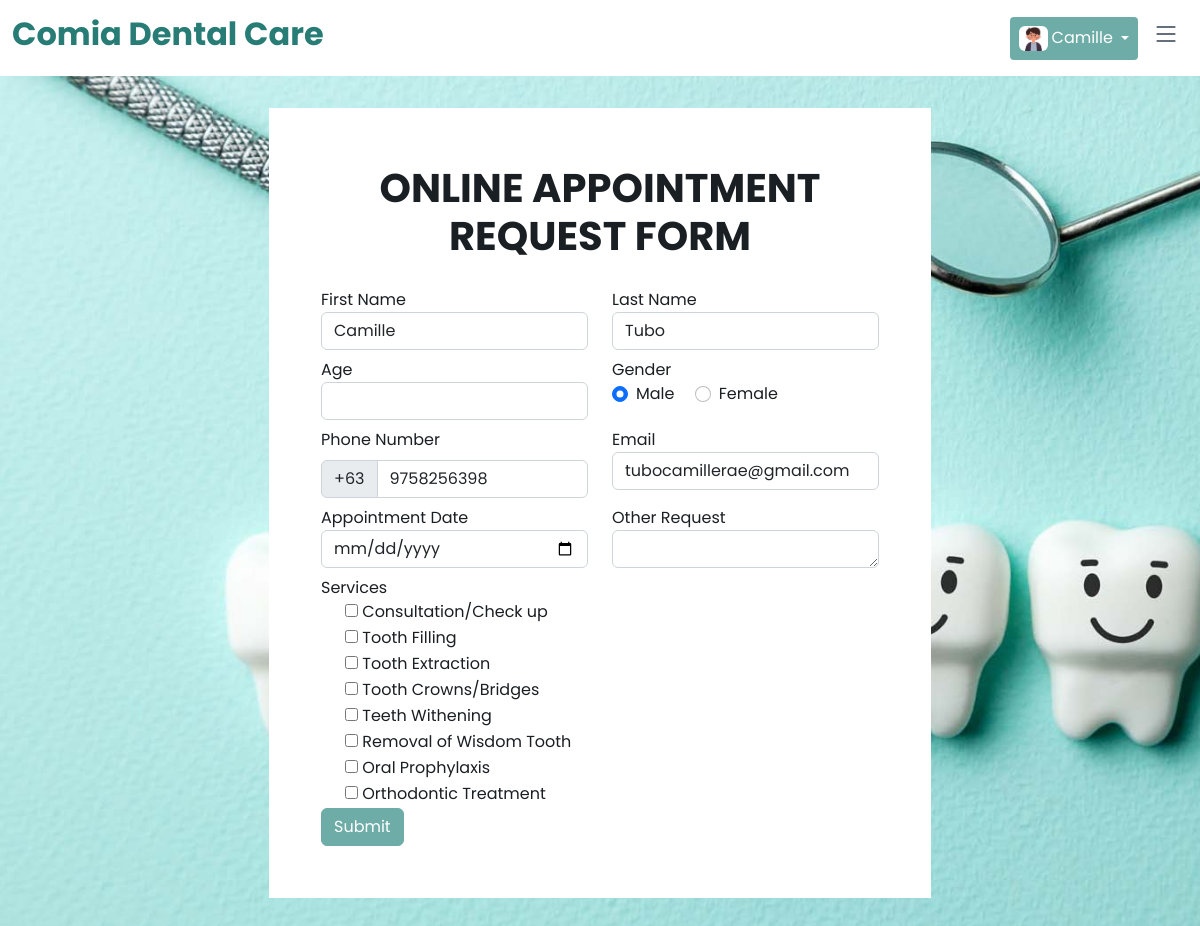
The app's page /appointment.php (signed in) with its own data.
### tables this page shows
CREATE TABLE `tbl_user` (
  `user_id` int(11) NOT NULL,
  `firstname` varchar(255) DEFAULT NULL,
  `lastname` varchar(255) DEFAULT NULL,
  `contact` varchar(255) DEFAULT NULL,
  `email` varchar(255) DEFAULT NULL,
  `password` varchar(255) DEFAULT NULL,
  `verified` varchar(255) DEFAULT NULL,
  `vkey` varchar(255) DEFAULT NULL,
  `profile_image` varchar(255) DEFAULT NULL,
  `birthdate` date NOT NULL
);

CREATE TABLE `tbl_services` (
  `id` int(11) NOT NULL,
  `service` varchar(55) NOT NULL
);

### appointment.php (the view, shortened to what this page needs)
<?php
include './database/config.php';
include './components/header.php';
    ?>
<section class="mt-5 mx-4">
    <div class="row d-flex justify-content-center">
        <div class="col-sm-10 col-md-7">
            <form id="appointment_form" class="p-5 bg-white">
                <div>
                    <p class="text-center h1 fw-bold mb-4 mx-1 mx-md-4 mt-2">ONLINE APPOINTMENT REQUEST FORM</p>
                </div>
                <div class="row form-group p-1">
                    <div class="col-lg-6 mb-3 mb-md-0">
                        <label class="font-weight-bold" for="firstname">First Name</label>
                        <input type="text" id="firstname" name="firstname" class="form-control" placeholder="First Name"
                            value="<?= $row['firstname'] ?>" required>
                    </div>
                    <div class="col-lg-6">
                        <label class="font-weight-bold" for="lastname">Last Name</label>
                        <input type="text" id="lastname" name="lastname" class="form-control"
                            value="<?= $row['lastname'] ?>" required>
                    </div>
                </div>
                <div class="row form-group p-1">
                    <div class="col-lg-6">
                        <label class="font-weight-bold" for="lastname">Age</label>
                        <input type="text" id="age" name="age" class="form-control" value="" minlength="1" maxlength="2"
                            required>
                    </div>
                    <div class="col-lg-6 mb-3 mb-md-0">
                        <label class="font-weight-bold" for="firstname">Gender</label>
                        <div>
                            <div class="form-check form-check-inline">
                                <input class="form-check-input" type="radio" name="gender" id="inlineRadio1"
                                    value="Male" checked>
                                <label class="form-check-label" for="inlineRadio1">Male</label>
                            </div>
                            <div class="form-check form-check-inline">
                                <input class="form-check-input" type="radio" name="gender" id="inlineRadio2"
                                    value="Female">
                                <label class="form-check-label" for="inlineRadio2">Female</label>
                            </div>
                        </div>
                    </div>
                </div>
                <div class="row form-group p-1">
                    <div class="col-lg-6">
                        <label class="form-label" for="phoneNumber">Phone Number</label>
                        <div class="input-group input-group-merge">
                            <span class="input-group-text">+63</span>
                            <input type="tel" id="phoneNumber" name="phoneNumber" class="form-control"
                                placeholder="9992736514" value="<?=$row['contact']?>" minlength="10" maxlength="10" pattern="9\d{9}"
                            title="Invalid format! Must start with 9 and has 10 numbers."
                                required />
                        </div>
                    </div>
                    <div class="col-lg-6">
                        <label class="font-weight-bold" for="email">Email</label>
                        <input type="email" id="email" name="email" class="form-control" value="<?= $row['email'] ?>"
                            readonly>
                    </div>
                </div>
                <div class="row form-group p-1">
                    <div class="col-lg-6 mb-3 mb-md-0">
                        <label class="font-weight-bold" for="fname">Appointment Date</label>
                        <input type="date" id="date" name="date" id="date" class="form-control" value="" required>
                    </div>
  <div class="col-lg-6 mb-3 mb-md-0">
                        <label class="font-weight-bold" for="fname">Other Request</label>
                         <textarea class="form-control" name = "request"id="exampleFormControlTextarea1" rows="1"></textarea>
                    </div>
                </div>
                <div class="row form-group p-1">
                    <div class="col-lg-6">
                        <label class="font-weight-bold" for="email">Services</label>
                        <div class="options">
                            <?php $sql1 = mysqli_query($conn,"SELECT * FROM tbl_services");
                                    while($row1 = mysqli_fetch_array($sql1)){
                            ?>
                            <div class="form-check">
                                <input type="checkbox" required name="services[]" value="<?php echo $row1['service']; ?>">
                                <label><?php echo $row1['service']; ?></label>
                            </div>
                <?php      } ?>
                    </div>
                </div>
                <div class="row form-group">
                    <div class="col-md-12">
                        <button type="submit" class="btn btn-dark custom_btn" name="submit" id="submit">Submit</button>
                    </div>
                </div>
            </form>
        </div>
    </div>
</section>
<?php include './components/bottom.php';?>

### components/header.php (shortened to what this page needs)
<!DOCTYPE html>
<html lang="en">
<head>
    <link href="assets/vendor/bootstrap/css/bootstrap.min.css" rel="stylesheet">
    <link href="assets/vendor/bootstrap-icons/bootstrap-icons.css" rel="stylesheet">
    <link href="assets/vendor/aos/aos.css" rel="stylesheet">
    <link href="assets/vendor/glightbox/css/glightbox.min.css" rel="stylesheet">
    <link href="assets/vendor/swiper/swiper-bundle.min.css" rel="stylesheet">
    <link href="assets/css/variables.css" rel="stylesheet">
    <link rel="stylesheet" href="https://cdnjs.cloudflare.com/ajax/libs/font-awesome/6.2.1/css/all.min.css"
 />
    <link href="assets/css/main.css" rel="stylesheet">
    <link rel="stylesheet" type="text/css" href="./assets/slick-1.8.1/slick/slick.css"/>
    <link rel="stylesheet" type="text/css" href="./assets/slick-1.8.1/slick/slick-theme.css"/>
    <link rel="stylesheet" href="https://cdn.datatables.net/1.13.1/css/jquery.dataTables.min.css">
</head>
<body>
    <header id="header" class="header fixed-top bg-white" data-scrollto-offset="0">
        <div class="container-fluid d-flex align-items-center justify-content-between">
            <a href="index.php" class="logo d-flex align-items-center scrollto me-auto me-lg-0">
                <h1 class="d-none d-sm-block" style="font-weight: bold !important; color: #277c75 !important;">Comia
                    Dental Care</h1>
            </a>
            <nav id="navbar" class="navbar ">
                <i class="bi bi-list mobile-nav-toggle d-none"></i>
            </nav>
            <?php
            if(!isset($_SESSION['user_id'])) {
            ?>
            <a class="btn-getstarted scrollto" href="login.php">Login</a>
            <?php
            } else {
                $user_id = $_SESSION['user_id'];
                $get_account = mysqli_query($conn, "SELECT * FROM tbl_user WHERE user_id = $user_id");
                $row = mysqli_fetch_array($get_account);
            ?>
            <div class="dropdown">
                <a class="btn dropdown-toggle btn-getstarted scrollto d-flex align-items-center gap-1 px-2" href="#" role="button" data-bs-toggle="dropdown" aria-expanded="false">
                    <div class="rounded" style="height: 25px; overflow: hidden;">
                    <img class="h-100" src="./assets/img/profile_image/<?= $row['profile_image'] ?>" alt="">
                    </div>
                    <?php echo $_SESSION['fname']; ?>
                </a>
            </div>
            <?php
            }
            ?>
        </div>
    </header>

### components/bottom.php (shortened to what this page needs)
</body>
</html>

### assets/css/variables.css (style rules this page uses)
:root { --font-default: 'Poppins', sans-serif; --font-primary: 'Poppins', sans-serif; --font-secondary: 'Poppins', sans-serif; --color-default: #1a1f24; --color-default-rgb: 26, 31, 36; --color-links: #6eada7; --color-links-hover: #2a6861; --color-primary: #6eada7; --color-primary-light: #2a6861; --color-primary-dark: #2a6861; --color-primary-rgb: 14, 162, 189; --color-primary-light-rgb: 30, 195, 224; --color-primary-dark-rgb: 1, 137, 161; --color-secondary: #485664; --color-secondary-light: #8f9fae; --color-secondary-dark: #3a4753; --color-secondary-rgb: 72, 86, 100; --color-secondary-light-rgb: 143, 159, 174; --color-secondary-dark-rgb: 58, 71, 83; --color-blue: #0d6efd; --color-blue-rgb: 13, 110, 253; --color-indigo: #6610f2; --color-indigo-rgb: 102, 16, 242; --color-purple: #6f42c1; --color-purple-rgb: 111, 66, 193; --color-pink: #f3268c; --color-pink-rgb: 243, 38, 140; --color-red: #df1529; --color-red-rgb: 223, 21, 4; --color-orange: #fd7e14; --color-orange-rgb: 253, 126, 20; --color-yellow: #ffc107; --color-yellow-rgb: 255, 193, 7; --color-green: #059652; --color-green-rgb: 5, 150, 82; --color-teal: #20c997; --color-teal-rgb: 32, 201, 151; --color-cyan: #0dcaf0; --color-cyan-rgb: 13, 202, 240; --color-white: #ffffff; --color-white-rgb: 255, 255, 255; --color-gray: #6c757d; --color-gray-rgb: 108, 117, 125; --color-black: #000000; --color-black-rgb: 0, 0, 0; }
:root { --bs-blue: var(--color-blue); --bs-indigo: var(--color-indigo); --bs-purple: var(--color-purple); --bs-pink: var(--color-pink); --bs-red: var(--color-red); --bs-orange: var(--color-orange); --bs-yellow: var(--color-yellow); --bs-green: var(--color-green); --bs-teal: var(--color-teal); --bs-cyan: var(--color-cyan); --bs-white: var(--color-white); --bs-gray: var(--color-gray); --bs-gray-dark: #343a40; --bs-gray-100: #f8f9fa; --bs-gray-200: #e9ecef; --bs-gray-300: #dee2e6; --bs-gray-400: #ced4da; --bs-gray-500: #adb5bd; --bs-gray-600: #6c757d; --bs-gray-700: #495057; --bs-gray-800: #343a40; --bs-gray-900: #212529; --bs-primary: var(--color-blue); --bs-secondary: var(--color-blue); --bs-success: #198754; --bs-info: #0dcaf0; --bs-warning: #ffc107; --bs-danger: #dc3545; --bs-light: #f8f9fa; --bs-dark: #212529; --bs-primary-rgb: var(--color-primary-rgb); --bs-secondary-rgb: var(--color-secondary-rgb); --bs-success-rgb: 25, 135, 84; --bs-info-rgb: 13, 202, 240; --bs-warning-rgb: 255, 193, 7; --bs-danger-rgb: 220, 53, 69; --bs-light-rgb: 248, 249, 250; --bs-dark-rgb: 33, 37, 41; --bs-white-rgb: var(--color-white-rgb); --bs-black-rgb: var(--color-black-rgb); --bs-body-color-rgb: var(--color-default-rgb); --bs-body-bg-rgb: 255, 255, 255; --bs-font-sans-serif: var(--font-default); --bs-font-monospace: SFMono-Regular, Menlo, Monaco, Consolas, "Liberation Mono", "Courier New", monospace; --bs-gradient: linear-gradient(180deg, rgba(255, 255, 255, 0.15), rgba(255, 255, 255, 0)); --bs-body-font-family: var(--font-default); --bs-body-font-size: 1rem; --bs-body-font-weight: 400; --bs-body-line-height: 1.5; --bs-body-color: var(--color-default); --bs-body-bg: #fff; }
.bg-white { background-color: var(--color-white) !important; }

### assets/css/main.css (style rules this page uses)
:root { scroll-behavior: smooth; }
a { color: var(--color-links); text-decoration: none; }
h1, h2, h3, h4, h5, h6 { font-family: 'Poppins', sans-serif; }
section { padding: 60px 0; overflow: hidden; }
.header { padding: 15px 0; transition: all 0.5s; z-index: 997; }
.header .logo h1 { font-size: 32px; font-weight: 300; color: var(--color-secondary); font-family: 'Poppins', sans-serif; }
.header .btn-getstarted, .header .btn-getstarted:focus { font-size: 16px; color: var(--color-white); background: var(--color-primary); padding: 8px 23px; border-radius: 4px; transition: 0.3s; font-family: 'Poppins', sans-serif; }
@media (max-width: 1279px) { .header .btn-getstarted, .header .btn-getstarted:focus { margin-right: 50px; } }
@media (max-width: 1279px) { .navbar { position: fixed; top: 0; left: -100%; width: calc(100% - 70px); bottom: 0; transition: 0.3s; z-index: 9997; } }
@media (max-width: 1279px) { .mobile-nav-toggle { display: block !important; color: var(--color-secondary); font-size: 28px; cursor: pointer; line-height: 0; transition: 0.5s; position: fixed; top: 20px; z-index: 9999; right: 20px; } }

### appointment.php (style rules this page uses)
body { background-image: url('assets/img/dental.jpg'); background-attachment: fixed; background-size: cover; }
.custom_btn { background: #6eada7 !important; border-color: #6eada7 !important; }

### records on screen
tbl_user: profile_image (placeholder picture), firstname "Camille", lastname "Tubo", phoneNumber "9758256398", email "tubocamillerae@gmail.com"
tbl_services: service "Consultation/Check up"
tbl_services: service "Tooth Filling"
tbl_services: service "Tooth Extraction"
tbl_services: service "Tooth Crowns/Bridges"
tbl_services: service "Teeth Withening"
tbl_services: service "Removal of Wisdom Tooth"
tbl_services: service "Oral Prophylaxis"
tbl_services: service "Orthodontic Treatment"

### other values on screen
$_SESSION['fname'] "Camille"
